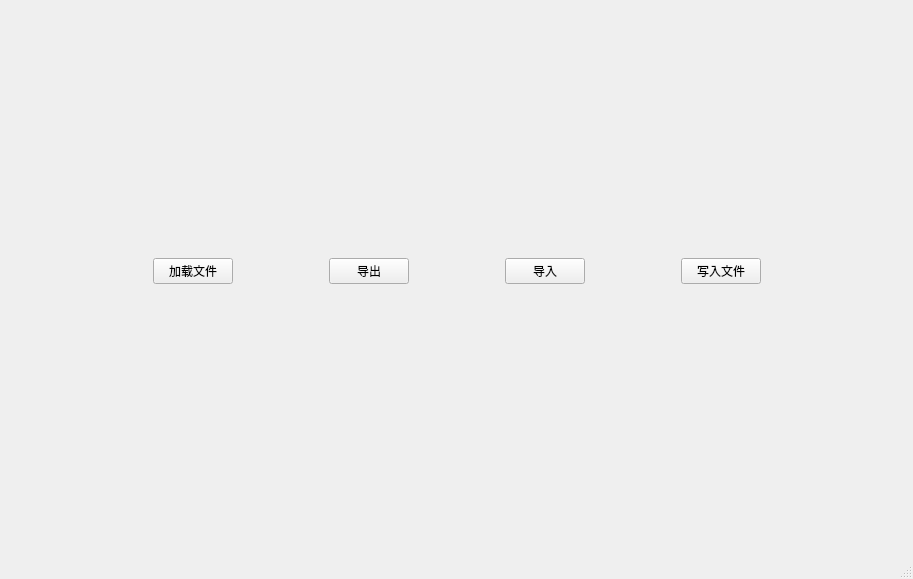
<?xml version="1.0" encoding="UTF-8"?>
<ui version="4.0">
 <class>MainWindow</class>
 <widget class="QMainWindow" name="MainWindow">
  <property name="geometry">
   <rect>
    <x>0</x>
    <y>0</y>
    <width>913</width>
    <height>579</height>
   </rect>
  </property>
  <property name="windowTitle">
   <string>MainWindow</string>
  </property>
  <widget class="QWidget" name="centralwidget">
   <layout class="QGridLayout" name="gridLayout">
    <property name="leftMargin">
     <number>0</number>
    </property>
    <property name="topMargin">
     <number>0</number>
    </property>
    <property name="rightMargin">
     <number>0</number>
    </property>
    <property name="bottomMargin">
     <number>0</number>
    </property>
    <property name="spacing">
     <number>0</number>
    </property>
    <item row="0" column="0">
     <widget class="QWidget" name="widgetBase" native="true">
      <property name="Background" stdset="0">
       <bool>true</bool>
      </property>
      <layout class="QGridLayout" name="gridLayout_2">
       <property name="verticalSpacing">
        <number>24</number>
       </property>
       <item row="1" column="2">
        <spacer name="horizontalSpacer_2">
         <property name="orientation">
          <enum>Qt::Horizontal</enum>
         </property>
         <property name="sizeHint" stdset="0">
          <size>
           <width>133</width>
           <height>20</height>
          </size>
         </property>
        </spacer>
       </item>
       <item row="1" column="1">
        <layout class="QHBoxLayout" name="horizontalLayout">
         <property name="spacing">
          <number>96</number>
         </property>
         <item>
          <widget class="QPushButton" name="btnLoadFile">
           <property name="text">
            <string>加载文件</string>
           </property>
           <property name="Ok" stdset="0">
            <bool>true</bool>
           </property>
          </widget>
         </item>
         <item>
          <widget class="QPushButton" name="btnExport">
           <property name="text">
            <string>导出</string>
           </property>
           <property name="Ok" stdset="0">
            <bool>true</bool>
           </property>
          </widget>
         </item>
         <item>
          <widget class="QPushButton" name="btnImport">
           <property name="text">
            <string>导入</string>
           </property>
           <property name="Ok" stdset="0">
            <bool>true</bool>
           </property>
          </widget>
         </item>
         <item>
          <widget class="QPushButton" name="btnWriteFile">
           <property name="text">
            <string>写入文件</string>
           </property>
           <property name="Ok" stdset="0">
            <bool>true</bool>
           </property>
          </widget>
         </item>
        </layout>
       </item>
       <item row="4" column="1">
        <spacer name="verticalSpacer_2">
         <property name="orientation">
          <enum>Qt::Vertical</enum>
         </property>
         <property name="sizeType">
          <enum>QSizePolicy::Preferred</enum>
         </property>
         <property name="sizeHint" stdset="0">
          <size>
           <width>20</width>
           <height>20</height>
          </size>
         </property>
        </spacer>
       </item>
       <item row="3" column="1">
        <widget class="QLabel" name="lbMsg">
         <property name="text">
          <string/>
         </property>
         <property name="alignment">
          <set>Qt::AlignCenter</set>
         </property>
        </widget>
       </item>
       <item row="0" column="1">
        <spacer name="verticalSpacer">
         <property name="orientation">
          <enum>Qt::Vertical</enum>
         </property>
         <property name="sizeHint" stdset="0">
          <size>
           <width>20</width>
           <height>249</height>
          </size>
         </property>
        </spacer>
       </item>
       <item row="1" column="0">
        <spacer name="horizontalSpacer">
         <property name="orientation">
          <enum>Qt::Horizontal</enum>
         </property>
         <property name="sizeHint" stdset="0">
          <size>
           <width>134</width>
           <height>20</height>
          </size>
         </property>
        </spacer>
       </item>
       <item row="2" column="1">
        <spacer name="verticalSpacer_3">
         <property name="orientation">
          <enum>Qt::Vertical</enum>
         </property>
         <property name="sizeHint" stdset="0">
          <size>
           <width>20</width>
           <height>40</height>
          </size>
         </property>
        </spacer>
       </item>
      </layout>
     </widget>
    </item>
   </layout>
  </widget>
  <widget class="QStatusBar" name="statusbar"/>
  <action name="actionLoadFile">
   <property name="text">
    <string>加载数据</string>
   </property>
   <property name="toolTip">
    <string>加载数据</string>
   </property>
   <property name="shortcut">
    <string>Ctrl+O</string>
   </property>
  </action>
  <action name="actionAbout">
   <property name="text">
    <string>开发者</string>
   </property>
   <property name="toolTip">
    <string>开发者</string>
   </property>
  </action>
 </widget>
 <resources/>
 <connections/>
</ui>
